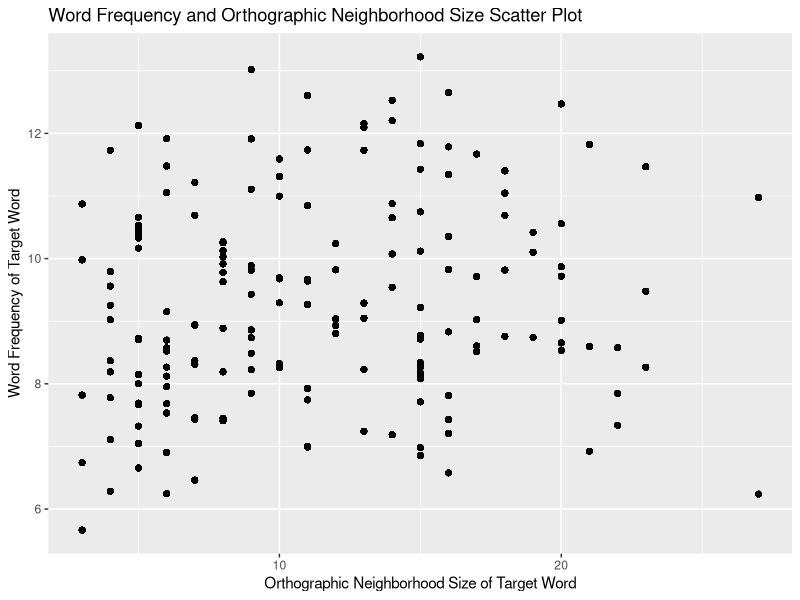
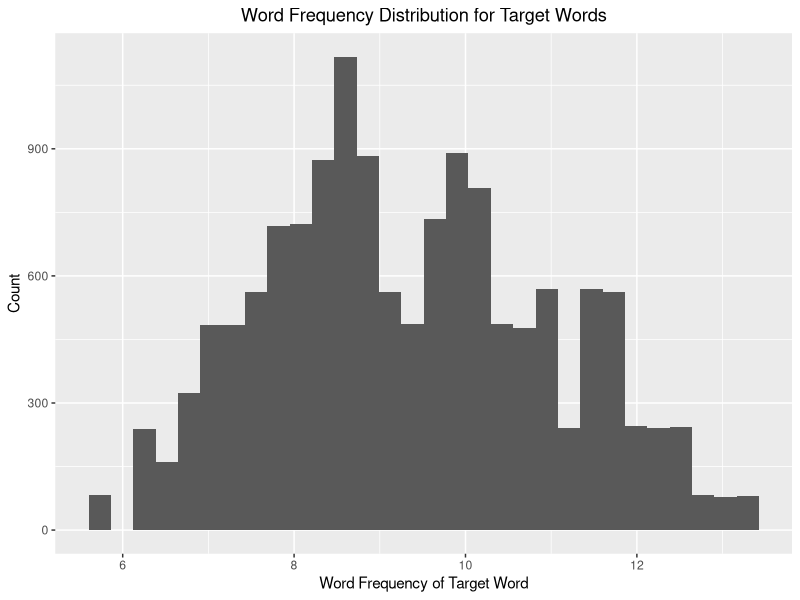

Here is the R script that generated these plots, in order:
## ---- chunk 1

knitr::opts_chunk$set(echo = TRUE)

if(!require(knitr)){
    install.packages("knitr")
}
library(knitr)

if(!require(kableExtra)){
    install.packages("kableExtra")
}
library(kableExtra)

library(tidyverse)

mydata = read_csv("TopGown_Data.csv", skip_empty_rows = TRUE)
## ---- chunk 2

mydata %>% ggplot(aes(x = OrthoN_T, y = Freq_T)) + # this defines the x and y axes of the plot
  geom_point() + # this adds geometric objects
  theme_classic() + # this sets the theme for the plot
  theme_update(plot.title = element_text(hjust = 0.5)) + # this line centers the title
  xlab("Orthographic Neighborhood Size of Target Word") + # this line sets the label for x-axis
  ylab("Word Frequency of Target Word") + # this line sets the label for y-axis
  ggtitle("Word Frequency and Orthographic Neighborhood Size Scatter Plot") # this sets the title for the plot

## ---- chunk 3

mydata %>% ggplot(aes(x = Freq_T)) + # this defines the x and y axes of the plot
  geom_histogram() + # this adds geometric objects
  theme_classic() + # this sets the theme for the plot
  theme_update(plot.title = element_text(hjust = 0.5)) + # this line centers the title
  xlab("Word Frequency of Target Word") + # this line sets the label for x-axis
  ylab("Count") + # this line sets the label for y-axis
  ggtitle("Word Frequency Distribution for Target Words") # this sets the title for the plot
